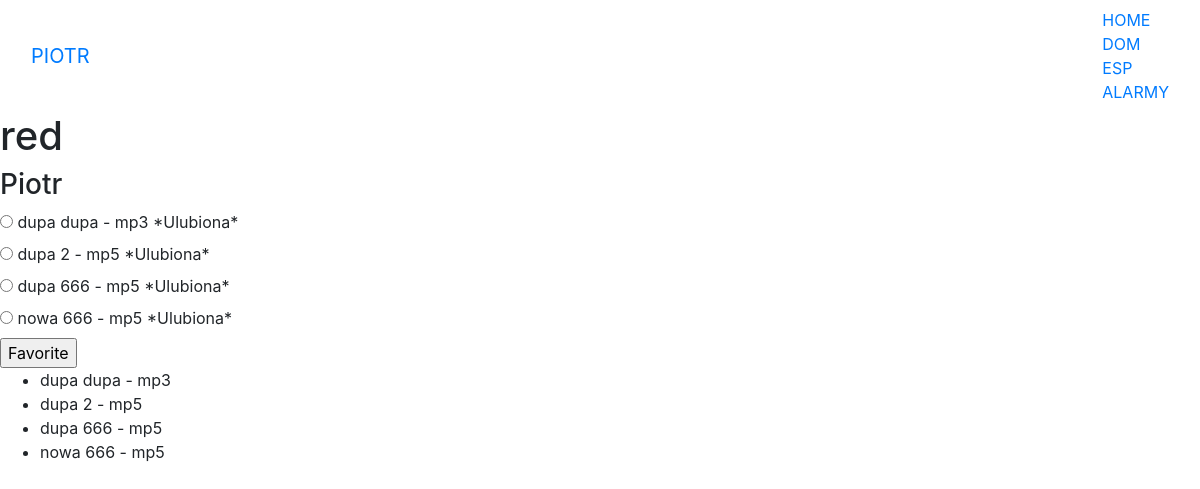
The page /nowa/1/ on the database its author committed.
### nowa/models.py (models this page shows, shortened)
class Album(models.Model):
    artist = models.CharField(max_length=250)
    album_title = models.CharField(max_length=250)
    gatunek = models.CharField(max_length=50)

class Piosenka(models.Model):
    album = models.ForeignKey(Album, on_delete=models.CASCADE)
    file_type = models.CharField(max_length=10)
    song_title = models.CharField(max_length=250)
    is_favorite = models.BooleanField(default=False)

### nowa/views.py (the view)
# urls.py: re_path(r'^(?P<pk>[0-9]+)/$', views.DetailView.as_view(), name='detail'),
def detail(request, album_id):
    album = get_object_or_404(Album, pk=album_id)
    context = {
        'album': album,
    }
    return render(request,'nowa/detail.html', context)

### nowa/templates/nowa/detail.html (shortened to what this page needs)
{% extends 'nowa/base.html' %}
{%  block body %}
    <h1>{{album.album_title}}</h1>
    <h3>{{album.artist}}</h3>
    <form action="{% url 'nowa:favorite' album.id %}" method="post">
        {% for song in album.piosenka_set.all %}
            <input type="radio" id="song{{ forloop.counter }}" name="song" value="{{song.id}}"/>
            <label for="song{{ forloop.counter }}">
                {{song.song_title}} - {{song.file_type}}
                {% if song.is_favorite %}
                *Ulubiona*
                {% endif %}
            </label><br>
        {% endfor%}
        <input type="submit" value="Favorite">
    </form>
    <ul>
        {% for song in album.piosenka_set.all %}
        <li>{{song.song_title}} - {{song.file_type}}</li>
        {% endfor%}
    </ul>
{% endblock %}

### nowa/static/nowa/style.css (style rules this page uses)
body { background-color: #FFCC66; }

### rows shown on the page
Album: album_title "red", artist "Piotr"
Piosenka: song_title "dupa dupa", file_type "mp3", is_favorite "*Ulubiona*"
Piosenka: song_title "dupa 2", file_type "mp5", is_favorite "*Ulubiona*"
Piosenka: song_title "dupa 666", file_type "mp5", is_favorite "*Ulubiona*"
Piosenka: song_title "nowa 666", file_type "mp5", is_favorite "*Ulubiona*"
